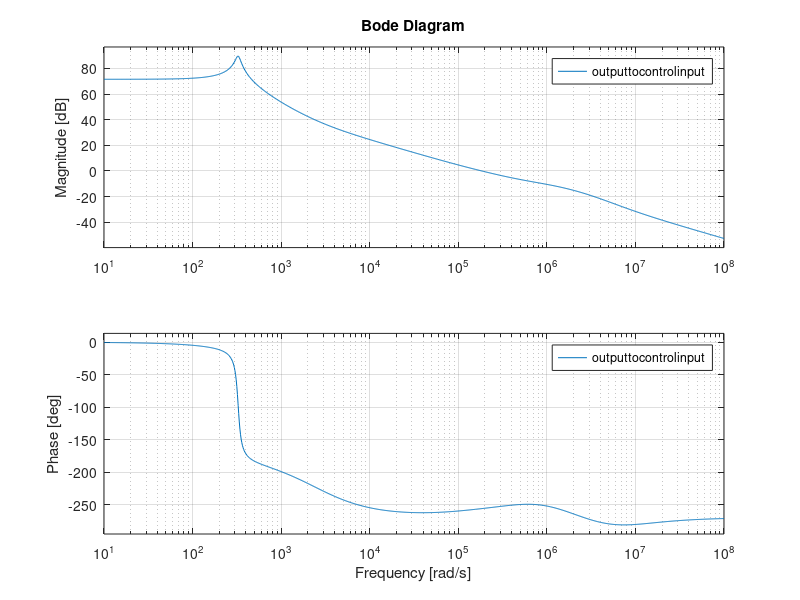

MATLAB code for this plot:
numerator_TF1 = [-3.332e11, -5.925e17, -2.522e23, 1.14e25, 1.389e30];
denominator_TF1 = [1, 6.32e6, 1.147e13, 7.179e18, 9.589e23, 4.018e25, 1.026e29];
outputtoinput= tf(numerator_TF1, denominator_TF1)
numerator = [-2.304e5, -2.058e12, -3.164e18, -1.435e24, -1.525e29, 3.875e32];
denominator = [1, 6.32e6, 1.147e13, 7.179e18, 9.589e23, 4.018e25, 1.026e29];
outputtocontrolinput = tf(numerator, denominator)
bode(outputtocontrolinput)
grid on;